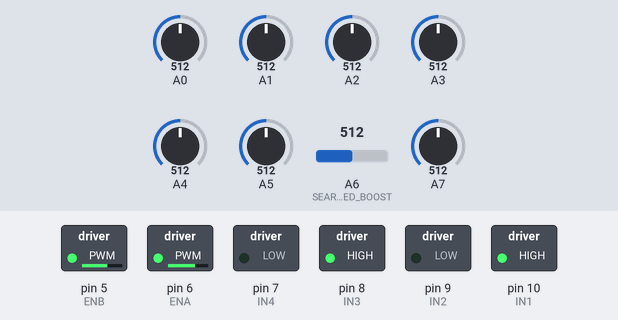
A sketch run on a simulated Arduino Nano, built with avr-gcc and run on an emulated ATmega328P. On the bench: switched loads named in the sketch (green lamp = pin HIGH). The inputs (shaded band) are chosen by the test bench; at power-on: A0 = 512, A1 = 512, A5 = 512, A2 = 512, A3 = 512, A4 = 512, A6 (SEARCH_SPIN_SPEED_BOOST) = 512, A7 = 512.

Above: at 1.2 s.
1.3 s: A0 set to 211
2.8 s: A0 set to 191
At 3.9 s:
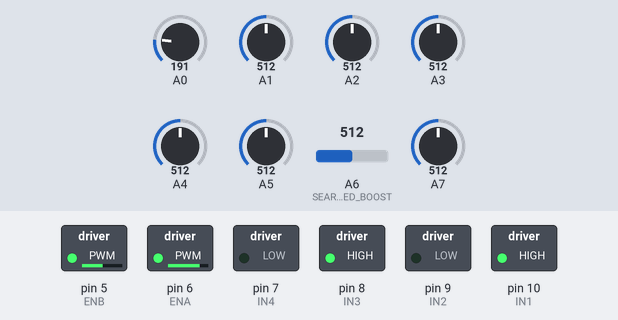
4.3 s: A1 set to 208
5.8 s: A1 set to 184
At 6.2 s:
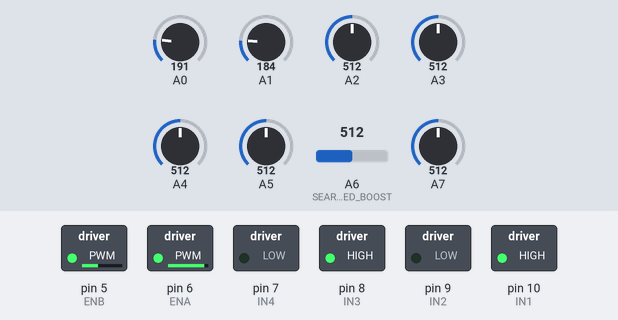
7.3 s: A5 set to 70
At 8.5 s:
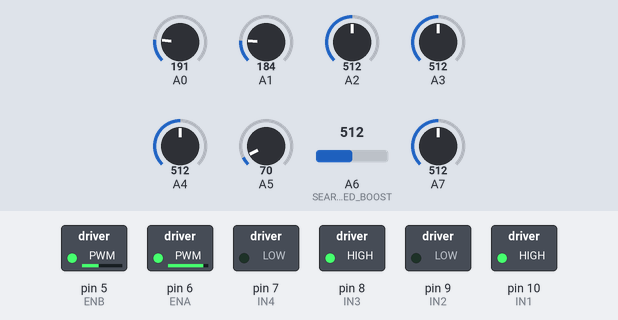
8.8 s: A2 set to 70
At 9.7 s:
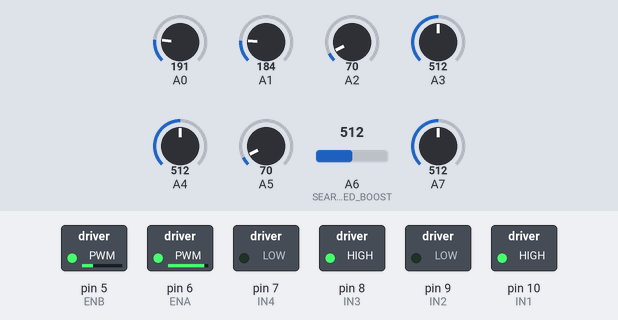
Timing chart, 0 to 11.3 s (numbered marks = the images above; inputs shaded):
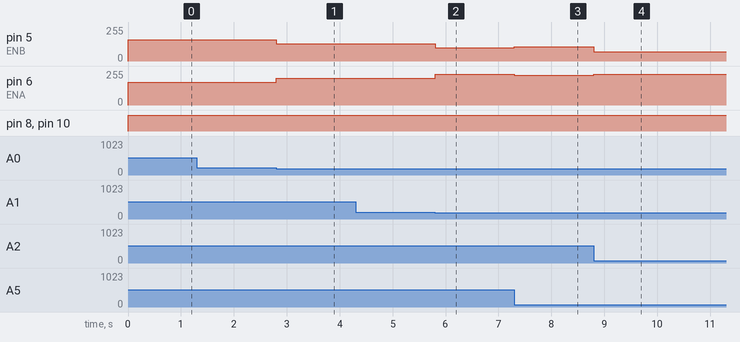

The sketch:

Line_GPT_nostop__.ino
```cpp
// === Pins (same as yours) ===
#define ENA 6   // PWM Left (Motor A)
#define ENB 5   // PWM Right (Motor B)
#define IN1 10  // Left dir 1
#define IN2 9   // Left dir 2
#define IN3 8   // Right dir 1
#define IN4 7   // Right dir 2

// === Tunables ===
// Base trims (fix left=“smooth/weak”, right=“jerky”)
int baseLeft  = 170;   // tune for straight drive
int baseRight = 160;

// Speed caps (protect from fresh battery overshoot)
const int MAX_SPEED = 230;
const int MIN_SPEED = 0;

// Blind-forward window (keeps creeping before search)
const int BLIND_SPEED = 130;
const unsigned long BLIND_TIME = 300; // ms

// Search behavior (NEVER STOP): oscillate spins with growing sweep time
const int  SEARCH_SPIN_SPEED_L = 150;    // left motor PWM during spin
const int  SEARCH_SPIN_SPEED_R = 150;    // right motor PWM during spin
const int  SEARCH_SPIN_SPEED_BOOST = 20; // add bias so spin is decisive
const unsigned long SEARCH_PHASE_MIN = 250;  // ms initial sweep each side
const unsigned long SEARCH_PHASE_MAX = 900;  // ms cap per sweep
const unsigned long SEARCH_PHASE_STEP = 100; // how much longer each swap

// Sensor thresholds (use your values)
const int THRESH_ON  = 200;  // >200 = black
const int THRESH_OFF = 80;   // <80  = white

// PID gains (start here, then tune)
float Kp = 0.6;
float Ki = 0.00;  // start at 0
float Kd = 7.0;

// Anti-windup
const float I_MAX = 200.0;

// === Internals ===
int s[8];
const int w[8] = {-350, -250, -150, -50, 50, 150, 250, 350};

float lastError = 0.0;
float integral  = 0.0;
unsigned long lastUpdate = 0;
unsigned long lastSeen   = 0;

// Search state
bool inSearch = false;
int  searchDir = 1; // +1 spin right, -1 spin left
unsigned long searchPhaseDur = SEARCH_PHASE_MIN;
unsigned long searchPhaseStart = 0;

// ---------- Utils ----------
int readA(int apin) {
  int v = analogRead(apin);
  if (v > THRESH_ON)  return 1;
  if (v < THRESH_OFF) return 0;
  return 0;
}

void driveForwardPWM(int lPWM, int rPWM) {
  // Clamp
  if (lPWM > MAX_SPEED) lPWM = MAX_SPEED;
  if (rPWM > MAX_SPEED) rPWM = MAX_SPEED;
  if (lPWM < MIN_SPEED) lPWM = MIN_SPEED;
  if (rPWM < MIN_SPEED) rPWM = MIN_SPEED;

  // Forward both
  digitalWrite(IN1, HIGH); digitalWrite(IN2, LOW);
  digitalWrite(IN3, HIGH); digitalWrite(IN4, LOW);
  analogWrite(ENA, lPWM);
  analogWrite(ENB, rPWM);
}

void spinInPlace(int dir, int speedL, int speedR) {
  // dir = +1 spin right (left backward, right forward)
  // dir = -1 spin left  (left forward,  right backward)
  if (dir > 0) {
    // left backward
    digitalWrite(IN1, LOW);  digitalWrite(IN2, HIGH);
    // right forward
    digitalWrite(IN3, HIGH); digitalWrite(IN4, LOW);
  } else {
    // left forward
    digitalWrite(IN1, HIGH); digitalWrite(IN2, LOW);
    // right backward
    digitalWrite(IN3, LOW);  digitalWrite(IN4, HIGH);
  }
  // Clamp
  if (speedL > MAX_SPEED) speedL = MAX_SPEED;
  if (speedR > MAX_SPEED) speedR = MAX_SPEED;
  if (speedL < MIN_SPEED) speedL = MIN_SPEED;
  if (speedR < MIN_SPEED) speedR = MIN_SPEED;

  analogWrite(ENA, speedL);
  analogWrite(ENB, speedR);
}

bool anySeen() {
  for (int i = 0; i < 8; i++) if (s[i]) return true;
  return false;
}

// ---------- Setup ----------
void setup() {
  Serial.begin(115200);
  pinMode(ENA, OUTPUT); pinMode(ENB, OUTPUT);
  pinMode(IN1, OUTPUT); pinMode(IN2, OUTPUT);
  pinMode(IN3, OUTPUT); pinMode(IN4, OUTPUT);

  lastUpdate = millis();
  lastSeen   = millis();
  inSearch = false;
}

// ---------- Loop ----------
void loop() {
  // Read sensors A0..A7
  s[0] = readA(A0);
  s[1] = readA(A1);
  s[2] = readA(A2);
  s[3] = readA(A3);
  s[4] = readA(A4);
  s[5] = readA(A5);
  s[6] = readA(A6);
  s[7] = readA(A7);

  unsigned long now = millis();
  float dt = (now - lastUpdate) / 1000.0;
  if (dt <= 0) dt = 0.001;
  lastUpdate = now;

  // If any sensor sees the line -> TRACK (PID), exit search
  if (anySeen()) {
    inSearch = false;
    lastSeen = now;

    // Weighted position
    int count = 0; long sumW = 0;
    for (int i = 0; i < 8; i++) {
      if (s[i]) { count++; sumW += w[i]; }
    }
    float pos = (float)sumW / (float)count;   // 0 is center
    float err = -pos;                         // error (target 0)

    // PID
    integral += err * dt;
    if (integral >  I_MAX) integral =  I_MAX;
    if (integral < -I_MAX) integral = -I_MAX;
    float deriv = (err - lastError) / dt;
    lastError = err;

    float corr = Kp*err + Ki*integral + Kd*deriv;

    // Convert to motor PWMs (trim + correction)
    int lPWM = baseLeft  - (int)corr;
    int rPWM = baseRight + (int)corr;

    driveForwardPWM(lPWM, rPWM);
    return; // done this cycle
  }

  // No sensors see line: BLIND FORWARD then SEARCH (but never stop)
  if (!inSearch) {
    if (now - lastSeen < BLIND_TIME) {
      // creep forward, tiny bias helps re-acquire
      driveForwardPWM(BLIND_SPEED - 5, BLIND_SPEED);
    } else {
      // enter search mode
      inSearch = true;
      searchDir = 1; // start spinning right
      searchPhaseDur = SEARCH_PHASE_MIN;
      searchPhaseStart = now;
    }
    return;
  }

  // --- SEARCH MODE (always moving) ---
  // If a sweep phase expired, flip direction and lengthen phase (up to max)
  if (now - searchPhaseStart >= searchPhaseDur) {
    searchDir = -searchDir;
    searchPhaseStart = now;
    if (searchPhaseDur + SEARCH_PHASE_STEP <= SEARCH_PHASE_MAX) {
      searchPhaseDur += SEARCH_PHASE_STEP;
    }
  }

  // Spin decisively. Add small boost to the outer wheel so it pivots cleanly.
  if (searchDir > 0) {
    // spin right
    spinInPlace(+1,
      SEARCH_SPIN_SPEED_L + SEARCH_SPIN_SPEED_BOOST,
      SEARCH_SPIN_SPEED_R);
  } else {
    // spin left
    spinInPlace(-1,
      SEARCH_SPIN_SPEED_L,
      SEARCH_SPIN_SPEED_R + SEARCH_SPIN_SPEED_BOOST);
  }
}
```

Measured:
- after the input at 1.3 s, every drawn part: stays the same
- after the input at 2.8 s, pin 5 (ENB): 160/255 → 130/255 at once; pin 6 (ENA): 170/255 → 200/255 at once
- after the input at 4.3 s, every drawn part: stays the same
- after the input at 5.8 s, pin 5 (ENB): 130/255 → 100/255 at once; pin 6 (ENA): 200/255 → 230/255 at once
- after the input at 7.3 s, pin 5 (ENB): 100/255 → 106/255 at once; pin 6 (ENA): 230/255 → 224/255 at once
- after the input at 8.8 s, pin 5 (ENB): 106/255 → 70/255 at once; pin 6 (ENA): 224/255 → 230/255 at once
